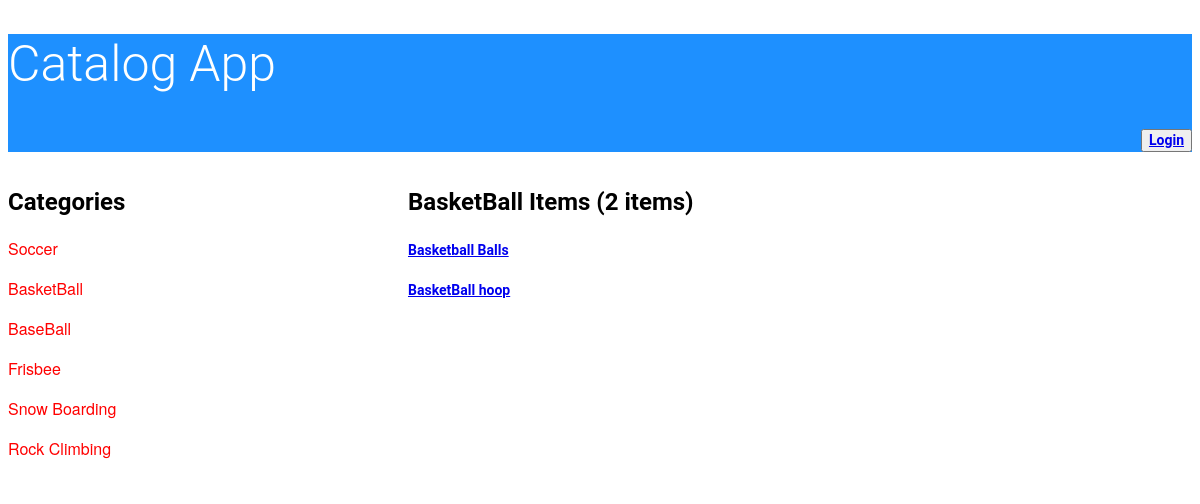
The app's page /catalog/BasketBall/items with its own data.
### database_setup.py (models this page shows, shortened)
class Category(Base):
    __tablename__ = 'category'
    id = Column(Integer, primary_key=True)
    name = Column(String(250), nullable=False)

class Items(Base):
    __tablename__ = 'items'
    title = Column(String(80), nullable = False)
    id = Column(Integer, primary_key = True)
    description = Column(String(250))
    category_id = Column(Integer,ForeignKey('category.id'))
    category = relationship(Category)
    user_id = Column(Integer,ForeignKey('user.id'))
    user = relationship(User)

### application.py (the view)
@app.route('/<string:name>/items')
@app.route('/catalog/<string:name>/items')
def showCategoryitems(name):
    categoryitems = session.query(Category).all()
    category = session.query(Category).filter(name == Category.name).one()
    showitemCount = session.query(
        Items.id).join(Category).filter(
        name == Category.name).count()
    showListcategoryitems = session.query(
        Items.title, Category.name).join(Category).filter(
        name == Category.name)
    print(showListcategoryitems)
    print(showitemCount)
    return render_template(
        'category.html',
        showitemCount=showitemCount,
        categoryitems=categoryitems,
        category=category,
        showListcategoryitems=showListcategoryitems)

### templates/category.html
<!DOCTYPE html>
<html>
<head>
  <link rel=stylesheet type=text/css href="{{ url_for('static', filename='styles.css') }}">
</head>
<body>
<header>
 <h1>Catalog App</h1>
 <p align="right">
 <button class="login-button" type="button" class="btn btn-primary btn-lg">
		<a href={{url_for('showLogin')}}>Login</a>
            </button>
</p>
</header>
<div id = "wrap">
<div class ="left">
<h2>Categories</h2>
{% for i in categoryitems %}
<div>
  <p> {{i.name}}</p>
</div>
{% endfor %}
</div>
<div class = "right">
<h2>{{category.name}} Items ({{showitemCount}} items)</h2>
	{% for i in showListcategoryitems %}
<div>
  <p> <a href={{url_for('showitemdescrpition',name=i.name,title = i.title )}}>{{i.title}}</a></p>
</div>
{% endfor %}
</div>
</body>
</html>

### static/styles.css (style rules this page uses)
* { font-family: "Helvetica Neue Bold", Roboto, Helvetica, Arial, sans-serif; font-weight: 700; }
#wrap { width:1100px; }
.left { width:300px; background-color:white; float:left; }
.right { width:700px; background-color:white; float:right; }
header { background-color:DodgerBlue; }
h1 { font-family: "Helvetica Neue Light", Roboto, Helvetica, Arial, sans-serif; font-size: 50px; color: white; line-height: 60px; font-weight: 300; }
h2 { font-size: 24px; color: black; line-height: 29px; }
p { font-family: "Helvetica Neue", Roboto, Helvetica, Arial, sans-serif; font-size: 16px; color:red; line-height: 24px; font-weight: 400; }
a { font-size: 14px; line-height: 17px; }

### records on screen
Category: name "Soccer"
Category: name "BasketBall"
Category: name "BaseBall"
Category: name "Frisbee"
Category: name "Snow Boarding"
Category: name "Rock Climbing"
Items: title "Basketball Balls"
Items: title "BasketBall hoop"

### other values on screen
{{ showitemCount }} "2"
